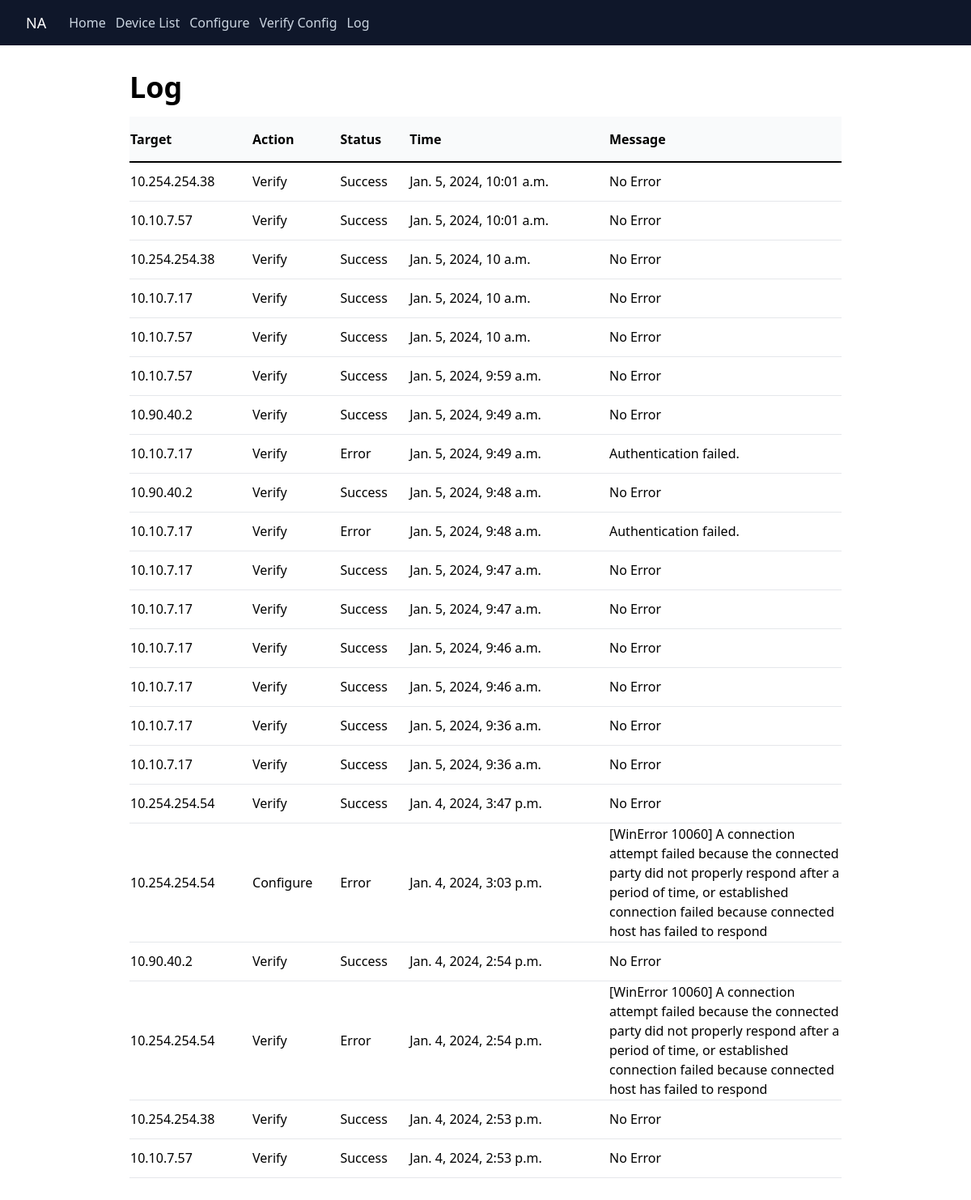
Screenshot of /log/ with the database file from the repository.
### network_automation/models.py (models this page shows, shortened)
class Log(models.Model):
    target = models.CharField(max_length=255)
    action = models.CharField(max_length=255)
    status = models.CharField(max_length=255)
    time = models.DateTimeField(null=True)
    messages = models.CharField(max_length=255, blank=True)

### network_automation/views.py (the view)
# urls.py: path('log/', views.log, name='log'),
def log(request):
    logs = Log.objects.all().order_by('-time')
    context = {
        'logs': logs
    }
    return render(request, 'log.html', context)

### templates/log.html
{% extends 'base.html' %}
{% block content %}
<h1 class="text-4xl font-semibold">Log</h1>
<table class="mt-4 w-full">
    <thead class="bg-gray-50">
        <tr class="h-14 border-b-2 border-black text-left">
            <th>Target</th>
            <th>Action</th>
            <th>Status</th>
            <th>Time</th>
            <th class="w-72">Message</th>
        </tr>
    </thead>
    <tbody>
        {% for log in logs %}
            <tr class="border-b h-12">
                <td>{{log.target}}</td>
                <td>{{log.action}}</td>
                <td>{{log.status}}</td>
                <td>{{log.time}}</td>
                <td>{{log.messages}}</td>
            </tr>
        {% endfor %}
    </tbody>
</table>
{% endblock content %}

### rows the page displays
Log: target "10.254.254.38", action "Verify", status "Success", time "Jan. 5, 2024, 10:01 a.m.", messages "No Error"
Log: target "10.10.7.57", action "Verify", status "Success", time "Jan. 5, 2024, 10:01 a.m.", messages "No Error"
Log: target "10.254.254.38", action "Verify", status "Success", time "Jan. 5, 2024, 10 a.m.", messages "No Error"
Log: target "10.10.7.17", action "Verify", status "Success", time "Jan. 5, 2024, 10 a.m.", messages "No Error"
Log: target "10.10.7.57", action "Verify", status "Success", time "Jan. 5, 2024, 10 a.m.", messages "No Error"
Log: target "10.10.7.57", action "Verify", status "Success", time "Jan. 5, 2024, 9:59 a.m.", messages "No Error"
Log: target "10.90.40.2", action "Verify", status "Success", time "Jan. 5, 2024, 9:49 a.m.", messages "No Error"
Log: target "10.10.7.17", action "Verify", status "Error", time "Jan. 5, 2024, 9:49 a.m.", messages "Authentication failed."
Log: target "10.90.40.2", action "Verify", status "Success", time "Jan. 5, 2024, 9:48 a.m.", messages "No Error"
Log: target "10.10.7.17", action "Verify", status "Error", time "Jan. 5, 2024, 9:48 a.m.", messages "Authentication failed."
Log: target "10.10.7.17", action "Verify", status "Success", time "Jan. 5, 2024, 9:47 a.m.", messages "No Error"
Log: target "10.10.7.17", action "Verify", status "Success", time "Jan. 5, 2024, 9:47 a.m.", messages "No Error"
Log: target "10.10.7.17", action "Verify", status "Success", time "Jan. 5, 2024, 9:46 a.m.", messages "No Error"
Log: target "10.10.7.17", action "Verify", status "Success", time "Jan. 5, 2024, 9:46 a.m.", messages "No Error"
Log: target "10.10.7.17", action "Verify", status "Success", time "Jan. 5, 2024, 9:36 a.m.", messages "No Error"
Log: target "10.10.7.17", action "Verify", status "Success", time "Jan. 5, 2024, 9:36 a.m.", messages "No Error"
Log: target "10.254.254.54", action "Verify", status "Success", time "Jan. 4, 2024, 3:47 p.m.", messages "No Error"
Log: target "10.254.254.54", action "Configure", status "Error", time "Jan. 4, 2024, 3:03 p.m.", messages "[WinError 10060] A connection attempt failed because the connected party did not properly respond after a period of time, or established connection failed because connected host has failed to respond"
Log: target "10.90.40.2", action "Verify", status "Success", time "Jan. 4, 2024, 2:54 p.m.", messages "No Error"
Log: target "10.254.254.54", action "Verify", status "Error", time "Jan. 4, 2024, 2:54 p.m.", messages "[WinError 10060] A connection attempt failed because the connected party did not properly respond after a period of time, or established connection failed because connected host has failed to respond"
Log: target "10.254.254.38", action "Verify", status "Success", time "Jan. 4, 2024, 2:53 p.m.", messages "No Error"
Log: target "10.10.7.57", action "Verify", status "Success", time "Jan. 4, 2024, 2:53 p.m.", messages "No Error"
